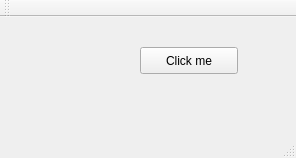
<?xml version="1.0" encoding="UTF-8"?>
<ui version="4.0">
 <class>MainWindow</class>
 <widget class="QMainWindow" name="MainWindow">
  <property name="geometry">
   <rect>
    <x>0</x>
    <y>0</y>
    <width>296</width>
    <height>158</height>
   </rect>
  </property>
  <property name="windowTitle">
   <string>MainWindow</string>
  </property>
  <widget class="QWidget" name="centralWidget">
   <widget class="QPushButton" name="pushButton">
    <property name="geometry">
     <rect>
      <x>140</x>
      <y>30</y>
      <width>98</width>
      <height>27</height>
     </rect>
    </property>
    <property name="text">
     <string>Click me</string>
    </property>
   </widget>
  </widget>
  <widget class="QMenuBar" name="menuBar">
   <property name="geometry">
    <rect>
     <x>0</x>
     <y>0</y>
     <width>296</width>
     <height>25</height>
    </rect>
   </property>
  </widget>
  <widget class="QToolBar" name="mainToolBar">
   <attribute name="toolBarArea">
    <enum>TopToolBarArea</enum>
   </attribute>
   <attribute name="toolBarBreak">
    <bool>false</bool>
   </attribute>
  </widget>
  <widget class="QStatusBar" name="statusBar"/>
 </widget>
 <layoutdefault spacing="6" margin="11"/>
 <resources/>
 <connections/>
</ui>
